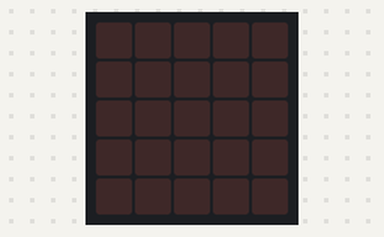
This program was run on a simulated BBC micro:bit running MicroPython. On the bench: the board's 5×5 LED display. Dim RGB values are drawn brighter than linear.

Above: at 0.1 s.
At 0.6 s:
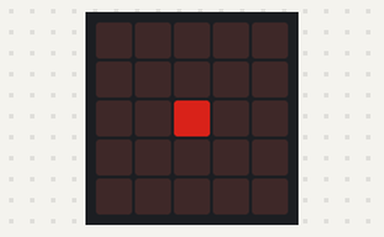
At 1.6 s:
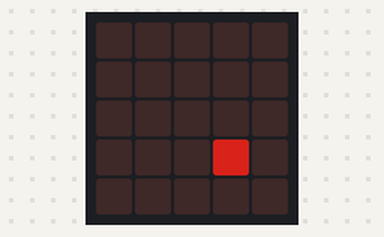
At 2.6 s:
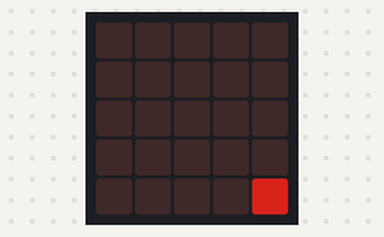
At 3.6 s:
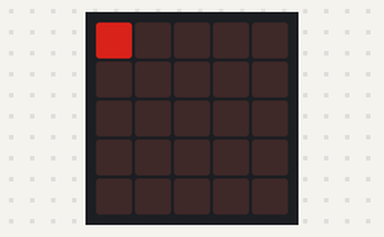
At 4.6 s:
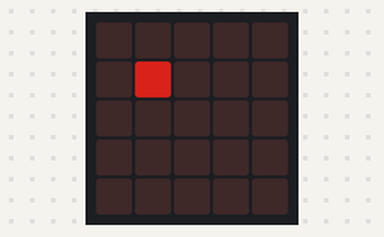

Measured:
- by itself, everything shown: repeats every 5.0 s, in 10 steps
- what the display in image 1 shows lasts 0.5 s, from 0.5 s to 1.0 s

The program:

move-point.py
```python
from microbit import *

def addVectors(v1, v2):
    x = v1[0] + v2[0]
    y = v1[1] + v2[1]
    return [x, y]

def constrainPoint(p):
    x = p[0]
    y = p[1]
    if x > 4:
        x = 0
    if y > 4:
        y = 0
    if x < 0:
        x = 4
    if y < 0:
        y = 4
    return [x, y]

point = [2, 2]
direction = [1, 1]

while True:
    display.clear()
    sleep(500)
    display.set_pixel(point[0], point[1], 5)
    point = constrainPoint(addVectors(point, direction))
    sleep(500)
```
